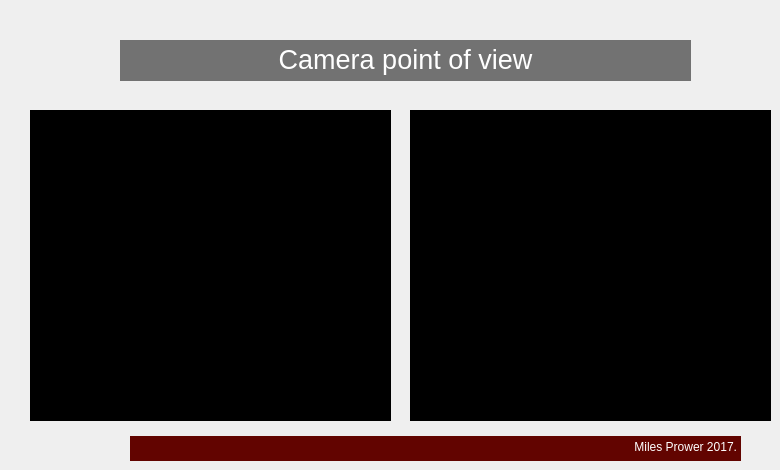
    <widget class="QWidget" name="TabCamera">
     <attribute name="title">
      <string>Camera</string>
     </attribute>
     <widget class="QTextBrowser" name="titleCameraTab">
      <property name="geometry">
       <rect>
        <x>120</x>
        <y>40</y>
        <width>571</width>
        <height>41</height>
       </rect>
      </property>
      <property name="styleSheet">
       <string notr="true">background-color: rgb(114, 114, 114);
color: rgb(255, 255, 255);
border:none;
</string>
      </property>
      <property name="html">
       <string>&lt;!DOCTYPE HTML PUBLIC &quot;-//W3C//DTD HTML 4.0//EN&quot; &quot;http://www.w3.org/TR/REC-html40/strict.dtd&quot;&gt;
&lt;html&gt;&lt;head&gt;&lt;meta name=&quot;qrichtext&quot; content=&quot;1&quot; /&gt;&lt;style type=&quot;text/css&quot;&gt;
p, li { white-space: pre-wrap; }
&lt;/style&gt;&lt;/head&gt;&lt;body style=&quot; font-family:'Sans Serif'; font-size:9pt; font-weight:400; font-style:normal;&quot;&gt;
&lt;p align=&quot;center&quot; style=&quot; margin-top:0px; margin-bottom:0px; margin-left:0px; margin-right:0px; -qt-block-indent:0; text-indent:0px;&quot;&gt;&lt;span style=&quot; font-size:20pt;&quot;&gt;Camera point of view&lt;/span&gt;&lt;/p&gt;&lt;/body&gt;&lt;/html&gt;</string>
      </property>
     </widget>
     <widget class="QLabel" name="videoFrame">
      <property name="geometry">
       <rect>
        <x>30</x>
        <y>110</y>
        <width>361</width>
        <height>311</height>
       </rect>
      </property>
      <property name="styleSheet">
       <string notr="true">background-color: rgb(0, 0, 0);</string>
      </property>
      <property name="text">
       <string/>
      </property>
     </widget>
     <widget class="QLabel" name="computedVideoFrame">
      <property name="geometry">
       <rect>
        <x>410</x>
        <y>110</y>
        <width>361</width>
        <height>311</height>
       </rect>
      </property>
      <property name="styleSheet">
       <string notr="true">background-color: rgb(0, 0, 0);</string>
      </property>
      <property name="text">
       <string/>
      </property>
     </widget>
     <widget class="QTextBrowser" name="textBrowser_18">
      <property name="geometry">
       <rect>
        <x>130</x>
        <y>436</y>
        <width>611</width>
        <height>25</height>
       </rect>
      </property>
      <property name="styleSheet">
       <string notr="true">background-color: rgb(98, 4, 0);
border:none</string>
      </property>
      <property name="html">
       <string>&lt;!DOCTYPE HTML PUBLIC &quot;-//W3C//DTD HTML 4.0//EN&quot; &quot;http://www.w3.org/TR/REC-html40/strict.dtd&quot;&gt;
&lt;html&gt;&lt;head&gt;&lt;meta name=&quot;qrichtext&quot; content=&quot;1&quot; /&gt;&lt;style type=&quot;text/css&quot;&gt;
p, li { white-space: pre-wrap; }
&lt;/style&gt;&lt;/head&gt;&lt;body style=&quot; font-family:'Sans Serif'; font-size:9pt; font-weight:400; font-style:normal;&quot;&gt;
&lt;p align=&quot;right&quot; style=&quot; margin-top:0px; margin-bottom:0px; margin-left:0px; margin-right:0px; -qt-block-indent:0; text-indent:0px;&quot;&gt;&lt;span style=&quot; color:#ffffff;&quot;&gt;Miles Prower 2017.&lt;/span&gt;&lt;/p&gt;&lt;/body&gt;&lt;/html&gt;</string>
      </property>
     </widget>
    </widget>
